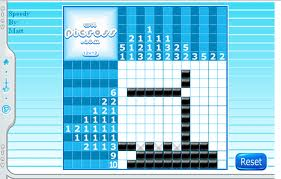
#> input picture images/testpicture.jpg, 281 x 179 px
$ python DisplayPuzzle.py   (Python 2 division)
#> lines starting #> are read from the running program, lines starting #| are printed output that depends on the picture; after the words box and inside, x2 and y2 are one past the last pixel; in counts of white or black regions, pixels touching at a corner belong together
#> further down, image is the input picture: PIL image 281x179 RGB; mean R, G, B 142.1, 205.5, 224.5
### Representations.py
#!/usr/bin/python

# Represents the numbers found that represent the entire puzzle.
# Numbers are found on the `top` and the `side` in 2D arrays.
class PuzzleRep:
    def __init__(self, top, side):
        self.top = top
        self.side = side

# Represents grid cells with numbers, determined by FindNumbers.
# DigitsRep.top and DigitsRep.side are each lists of lists where
# each sublist has the same x or y coord respectively.
class DigitsRep:
    def __init__(self, top, side):
        self.top = top
        self.side = side

# Represents dimensions of grid determined by DetectGrid.
# A GridRep.grid is an array of coordinates of the image grid corners.
# GridRep.cell_length is the length of the grid squares.
class GridRep:
    # [6 lines left out: function __init__, not called in this run]

# A SolutionRep.solution is a 2D boolean array representing
# which boxes within the puzzle should be filled in.
class SolutionRep:
    def __init__(self, two_d_bool_array):
        self.solution = two_d_bool_array

### DisplayPuzzle.py
#!/usr/bin/python

# Return the picture for use in the Picross Solver
# May return a constant picture or a web camera image
import Image
import Representations
import ImageShow

puzzle_size = 5
SIDE_LENGTH = 20

def visualize(solution):
    print solution.solution
    image = Image.new('L', (len(solution.solution[0]) * SIDE_LENGTH, len(solution.solution) * SIDE_LENGTH))
#> image: PIL image 160x140 L; every value is 0
    pixels = image.load()

    for x in range(len(solution.solution[0])):
        for y in range(len(solution.solution)):
            for i in range(SIDE_LENGTH):
                for j in range(SIDE_LENGTH):
                    curr_x = x * SIDE_LENGTH + i
                    curr_y = y * SIDE_LENGTH + j
                    if solution.solution[y][x] == 0:
                        pixels[curr_x, curr_y] = 255
                    else:
                        pixels[curr_x, curr_y] = 0

    ImageShow.show(image, 'solution')
#> (this line was passed over: ImageShow is not available in this run)
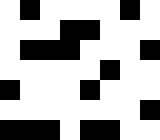
#> image: PIL image 160x140 L; 69.6% white; 9 black regions, largest, box (x1, y1, x2, y2) and area: (20, 20, 100, 60) 2000, (0, 120, 60, 140) 1200, (80, 60, 120, 100) 800
    image.save('fakesolution.jpg')


# testing main
if __name__=='__main__':
    test_pic = './images/testpicture.jpg'
    image = Image.open(test_pic)
    answer = [[0, 1, 0, 0, 0, 0, 1, 0], [0, 0, 0, 1, 1, 0, 0, 0], [0, 1, 1, 1, 0, 0, 0, 1], [0, 0, 0, 0, 0, 1, 0, 0], [1, 0, 0, 0, 1, 0, 0, 0], [0, 0, 0, 0, 0, 0, 0, 1], [1, 1, 1, 0, 1, 1, 0, 0]]
    #[[0]*puzzle_size for x in xrange(puzzle_size)]
    solution = Representations.SolutionRep(answer)
    visualize(solution)
